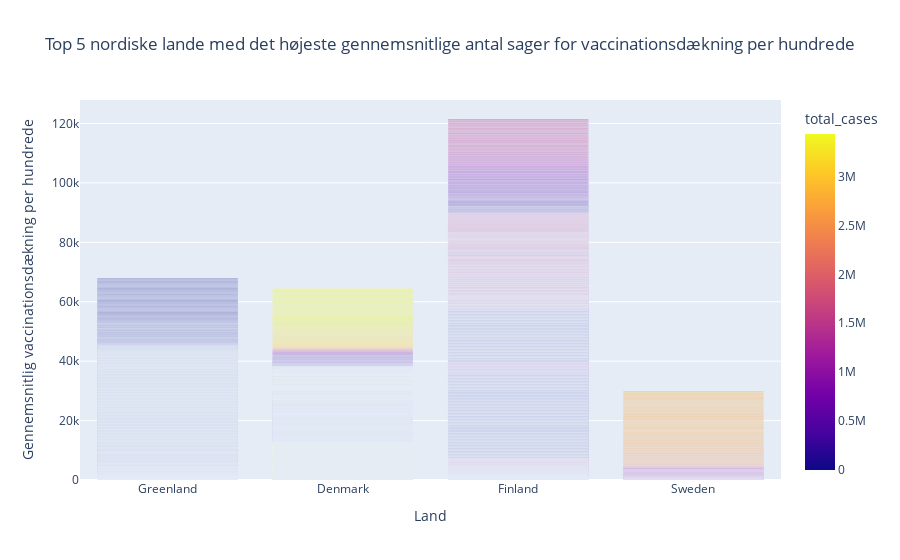

Notebook cell for this chart:
### Markdown cell above
With these two plots, we can piece things a bit more together. All countries had a pretty slow start, but increased their vaccine coverage as more cases happened.

### Code cell
# filtrere data_hypothesis_2 for kun nordiske lande
data_hypothesis_2_subset = data_hypothesis_2[data_hypothesis_2['location'].isin(nordic_countries)]

# De nordiske lande med det højeste gennemsnitlige antal sager for vaccinationsdækning per hundred
top_5_nordic_countries = data_hypothesis_2_subset[data_hypothesis_2_subset['location'].isin(nordic_countries)].groupby('location')['total_vaccinations_per_hundred'].mean().nlargest(5).index

# subset af data, der kun indeholder de nordiske lande med det højeste gennemsnitlige antal sager for vaccinationsdækning per hundred
top_5_nordic_data = data_hypothesis_2_subset.sort_values('total_vaccinations_per_hundred', ascending=True)
# søjlediagram med plotly for de nordiske lande med farvefulde søjler baseret på total_cases
fig = px.bar(top_5_nordic_data, x='location', y='total_vaccinations_per_hundred', color='total_cases',
             labels={'total_vaccinations_per_hundred': 'Gennemsnitlig vaccinationsdækning per hundrede', 'location': 'Land'},
             title='Top 5 nordiske lande med det højeste gennemsnitlige antal sager for vaccinationsdækning per hundrede')

# Vis plottet
fig.show()
#test til

### Figure 1 — Plotly figure (JSON) as saved in the notebook; plotly's stock layout.template omitted (floating-point values rounded to 4 significant figures; data arrays with more than 128 entries replaced by an {"elided": "..."} marker saying what was removed)
{"data": [{"alignmentgroup": "True", "hovertemplate": "Land=%{x}<br>Gennemsnitlig vaccinationsdækning per hundrede=%{y}<br>total_cases=%{marker.color}<extra></extra>", "legendgroup": "", "marker": {"color": {"elided": "4519 int values"}, "coloraxis": "coloraxis", "pattern": {"shape": ""}}, "name": "", "offsetgroup": "", "orientation": "v", "showlegend": false, "textposition": "auto", "type": "bar", "x": {"elided": "4519 str values"}, "xaxis": "x", "y": {"elided": "4519 float values"}, "yaxis": "y"}], "layout": {"barmode": "relative", "coloraxis": {"colorbar": {"title": {"text": "total_cases"}}, "colorscale": [[0, "#0d0887"], [0.1111, "#46039f"], [0.2222, "#7201a8"], [0.3333, "#9c179e"], [0.4444, "#bd3786"], [0.5556, "#d8576b"], [0.6667, "#ed7953"], [0.7778, "#fb9f3a"], [0.8889, "#fdca26"], [1, "#f0f921"]]}, "legend": {"tracegroupgap": 0}, "title": {"text": "Top 5 nordiske lande med det højeste gennemsnitlige antal sager for vaccinationsdækning per hundrede"}, "xaxis": {"anchor": "y", "domain": [0, 1], "title": {"text": "Land"}}, "yaxis": {"anchor": "x", "domain": [0, 1], "title": {"text": "Gennemsnitlig vaccinationsdækning per hundrede"}}}}
